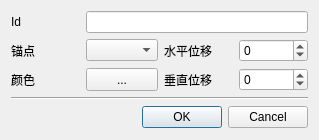
<?xml version="1.0" encoding="UTF-8"?>
<ui version="4.0">
 <class>CNodePortEditorDialog</class>
 <widget class="QDialog" name="CNodePortEditorDialog">
  <property name="geometry">
   <rect>
    <x>0</x>
    <y>0</y>
    <width>319</width>
    <height>140</height>
   </rect>
  </property>
  <property name="windowTitle">
   <string>Edit Node Port</string>
  </property>
  <property name="modal">
   <bool>true</bool>
  </property>
  <layout class="QVBoxLayout" name="verticalLayout">
   <item>
    <layout class="QGridLayout" name="gridLayout">
     <item row="1" column="0">
      <widget class="QLabel" name="label_2">
       <property name="text">
        <string>锚点</string>
       </property>
      </widget>
     </item>
     <item row="1" column="2">
      <widget class="QComboBox" name="Anchor"/>
     </item>
     <item row="0" column="0">
      <widget class="QLabel" name="label">
       <property name="text">
        <string>Id</string>
       </property>
      </widget>
     </item>
     <item row="0" column="2" colspan="3">
      <widget class="QLineEdit" name="PortId"/>
     </item>
     <item row="2" column="3">
      <widget class="QLabel" name="label_4">
       <property name="text">
        <string>垂直位移</string>
       </property>
      </widget>
     </item>
     <item row="2" column="4">
      <widget class="QSpinBox" name="OffsetY">
       <property name="minimum">
        <number>-1000</number>
       </property>
       <property name="maximum">
        <number>1000</number>
       </property>
       <property name="singleStep">
        <number>10</number>
       </property>
      </widget>
     </item>
     <item row="1" column="3">
      <widget class="QLabel" name="label_3">
       <property name="text">
        <string>水平位移</string>
       </property>
      </widget>
     </item>
     <item row="2" column="0">
      <widget class="QLabel" name="label_5">
       <property name="text">
        <string>颜色</string>
       </property>
      </widget>
     </item>
     <item row="1" column="4">
      <widget class="QSpinBox" name="OffsetX">
       <property name="minimum">
        <number>-1000</number>
       </property>
       <property name="maximum">
        <number>1000</number>
       </property>
       <property name="singleStep">
        <number>10</number>
       </property>
      </widget>
     </item>
     <item row="2" column="2">
      <widget class="QSint::ColorButton" name="Color">
       <property name="sizePolicy">
        <sizepolicy hsizetype="Preferred" vsizetype="Preferred">
         <horstretch>0</horstretch>
         <verstretch>0</verstretch>
        </sizepolicy>
       </property>
       <property name="text">
        <string>...</string>
       </property>
       <property name="popupMode">
        <enum>QToolButton::InstantPopup</enum>
       </property>
       <property name="toolButtonStyle">
        <enum>Qt::ToolButtonTextBesideIcon</enum>
       </property>
      </widget>
     </item>
    </layout>
   </item>
   <item>
    <widget class="Line" name="line">
     <property name="orientation">
      <enum>Qt::Horizontal</enum>
     </property>
    </widget>
   </item>
   <item>
    <layout class="QHBoxLayout" name="horizontalLayout">
     <item>
      <widget class="QDialogButtonBox" name="buttonBox">
       <property name="orientation">
        <enum>Qt::Horizontal</enum>
       </property>
       <property name="standardButtons">
        <set>QDialogButtonBox::Cancel|QDialogButtonBox::Ok</set>
       </property>
      </widget>
     </item>
    </layout>
   </item>
  </layout>
 </widget>
 <customwidgets>
  <customwidget>
   <class>QSint::ColorButton</class>
   <extends>QToolButton</extends>
   <header>colorbutton.h</header>
  </customwidget>
 </customwidgets>
 <tabstops>
  <tabstop>PortId</tabstop>
  <tabstop>Anchor</tabstop>
  <tabstop>Color</tabstop>
  <tabstop>OffsetX</tabstop>
  <tabstop>OffsetY</tabstop>
 </tabstops>
 <resources/>
 <connections>
  <connection>
   <sender>buttonBox</sender>
   <signal>accepted()</signal>
   <receiver>CNodePortEditorDialog</receiver>
   <slot>accept()</slot>
   <hints>
    <hint type="sourcelabel">
     <x>228</x>
     <y>132</y>
    </hint>
    <hint type="destinationlabel">
     <x>157</x>
     <y>153</y>
    </hint>
   </hints>
  </connection>
  <connection>
   <sender>buttonBox</sender>
   <signal>rejected()</signal>
   <receiver>CNodePortEditorDialog</receiver>
   <slot>reject()</slot>
   <hints>
    <hint type="sourcelabel">
     <x>296</x>
     <y>138</y>
    </hint>
    <hint type="destinationlabel">
     <x>286</x>
     <y>153</y>
    </hint>
   </hints>
  </connection>
 </connections>
</ui>
